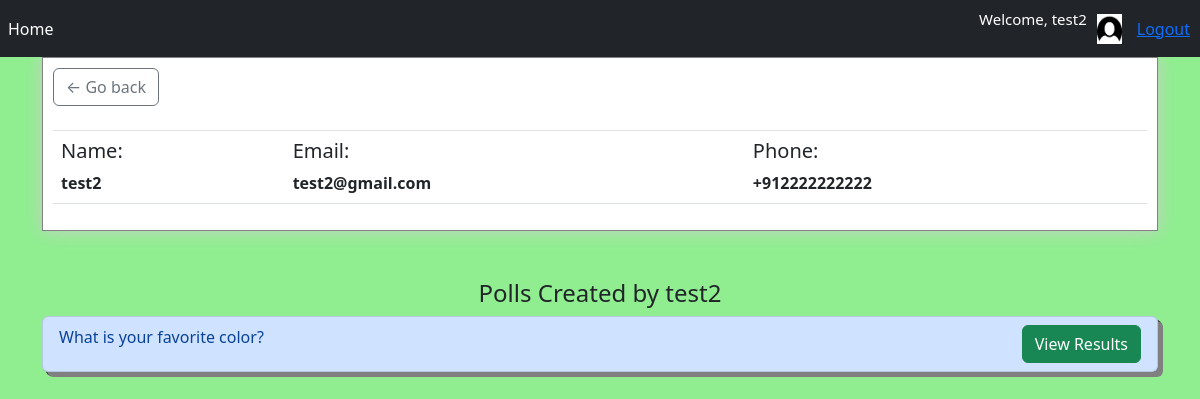
The app's page /profile/ (signed in) with its own data.
### Polling/models.py (models this page shows, shortened)
class Profile(models.Model):
    user = models.OneToOneField(User, on_delete=models.CASCADE)
    name = models.CharField(max_length=100)
    email = models.EmailField(null=False)
    phone = PhoneNumberField(null=False, blank=False, unique=True)

class Poll(models.Model):
    question = models.TextField()
    user = models.ForeignKey(Profile,on_delete=models.SET_NULL,null=True,blank=True)
    option_1 = models.CharField(max_length=30)
    option_2 = models.CharField(max_length=30)
    option_3 = models.CharField(max_length=30)
    option_4 = models.CharField(max_length=30)
    option_1_votes = models.IntegerField(default=0)
    option_2_votes = models.IntegerField(default=0)
    option_3_votes = models.IntegerField(default=0)
    option_4_votes = models.IntegerField(default=0)
    def __str__(self):
        return self.question

### Polling/views.py (the view)
# urls.py: path('profile/', views.profile_view, name="profile"),
@login_required
@cache_control(no_cache=True, must_revalidate=True, no_store=True)
def profile_view(request):
    try:
         profile, created = Profile.objects.get_or_create(user=request.user)
         polls = profile.poll_set.all()
         print(polls)
         context = {'profile': profile , 'polls': polls}
         return render(request,"profile.html",context)
    except Exception as e:
        return HttpResponse(e)

### Polling/templates/profile.html
{% extends 'base.html' %}
{% load static %}
{% block content %}
   <div class="box-element">
                <a class="btn btn-outline-secondary" href="{% url 'home' %}">&#x2190; Go back</a>
                <br>
                <br>
                <table class="table">
                    <tr>
                        <th><h5>Name:</h5><strong>{{profile.name}}</strong> </th>
                        <th><h5>Email:</h5><strong>{{profile.email}}</strong> </th>
                        <th><h5>Phone:</h5><strong>{{profile.phone}}</strong> </th>
                    </tr>
                </table>
            </div>
<br><br>
         <h4 style="text-align:center;">Polls Created by {{request.user}}</h4>
{% for poll in polls %}
                     <ul class="list-group list-group-small">
                         <li class="list-group-item list-group-item-primary">
                             {{poll.question}}
                             <span class="float-right">
                                 <a class="btn btn-success" href="{%url 'results' poll.id %}">View Results</a>
                             </span>
                         </li>
                     </ul>
                     {% endfor %}
{% endblock %}

### Polling/templates/base.html (shortened to what this page needs)
<!DOCTYPE html>
{% load static %}
<html lang="en">
<head>
    <link rel="stylesheet" href="https://stackpath.bootstrapcdn.com/bootstrap/4.4.1/css/bootstrap.min.css">
    <link href="https://cdn.jsdelivr.net/npm/bootstrap@5.2.0-beta1/dist/css/bootstrap.min.css" rel="stylesheet">
	<link rel="stylesheet" type="text/css" href="{% static 'CSS/main.css' %}">
</head>
<body>
    <nav class="navbar navbar-expand-lg navbar-dark bg-dark">
      <div class="collapse navbar-collapse" id="navbarSupportedContent">
        <ul class="navbar-nav mr-auto">
          <li class="nav-item active">
            <a class="nav-link" href="{% url 'home' %}">Home <span class="sr-only">(current)</span></a>
          </li>
        </ul>
        <form class="form-inline my-2 my-lg-0">
            <p id="welcome_msg">Welcome, {{request.user}}</p>
            <a href="{% url 'profile' %}">
                <img id="user_img" src="{% static 'images/user.png' %}">
            </a>
            <a style="margin-right: 10px;"href="{% url 'logout' %}">Logout</a>
        </form>
      </div>
    </nav>
    <div class="container">
        {% block content %}
        {% endblock %}
    </div>
</body>
</html>
</body>
</html>

### records on screen
Profile: name "test2", email "test2@gmail.com", phone "+912222222222"
Poll: question "What is your favorite color?"

### other values on screen
{{ request.user }} "test2"
